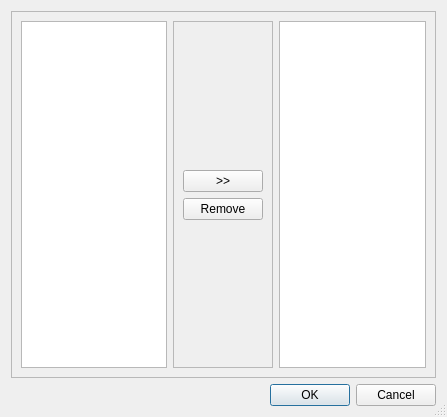
<?xml version="1.0" encoding="UTF-8"?>
<ui version="4.0">
 <class>DialogEditWatchlist</class>
 <widget class="QDialog" name="DialogEditWatchlist">
  <property name="geometry">
   <rect>
    <x>0</x>
    <y>0</y>
    <width>447</width>
    <height>417</height>
   </rect>
  </property>
  <property name="windowTitle">
   <string>Edit Watchlist</string>
  </property>
  <property name="sizeGripEnabled">
   <bool>true</bool>
  </property>
  <layout class="QVBoxLayout" name="verticalLayout_2">
   <item>
    <widget class="QFrame" name="frame_2">
     <property name="frameShape">
      <enum>QFrame::StyledPanel</enum>
     </property>
     <property name="frameShadow">
      <enum>QFrame::Raised</enum>
     </property>
     <layout class="QGridLayout" name="gridLayout">
      <item row="0" column="0">
       <widget class="QListWidget" name="listAll">
        <property name="selectionMode">
         <enum>QAbstractItemView::ExtendedSelection</enum>
        </property>
        <property name="sortingEnabled">
         <bool>true</bool>
        </property>
       </widget>
      </item>
      <item row="0" column="1">
       <widget class="QFrame" name="frame">
        <property name="frameShape">
         <enum>QFrame::StyledPanel</enum>
        </property>
        <property name="frameShadow">
         <enum>QFrame::Raised</enum>
        </property>
        <layout class="QVBoxLayout" name="verticalLayout">
         <item>
          <spacer name="verticalSpacer">
           <property name="orientation">
            <enum>Qt::Vertical</enum>
           </property>
           <property name="sizeHint" stdset="0">
            <size>
             <width>20</width>
             <height>40</height>
            </size>
           </property>
          </spacer>
         </item>
         <item>
          <widget class="QPushButton" name="btAdd">
           <property name="text">
            <string>&gt;&gt;</string>
           </property>
          </widget>
         </item>
         <item>
          <widget class="QPushButton" name="btRemove">
           <property name="text">
            <string>Remove</string>
           </property>
          </widget>
         </item>
         <item>
          <spacer name="verticalSpacer_2">
           <property name="orientation">
            <enum>Qt::Vertical</enum>
           </property>
           <property name="sizeHint" stdset="0">
            <size>
             <width>20</width>
             <height>40</height>
            </size>
           </property>
          </spacer>
         </item>
        </layout>
       </widget>
      </item>
      <item row="0" column="2">
       <widget class="QListWidget" name="listSelected">
        <property name="selectionMode">
         <enum>QAbstractItemView::ExtendedSelection</enum>
        </property>
        <property name="sortingEnabled">
         <bool>true</bool>
        </property>
       </widget>
      </item>
     </layout>
    </widget>
   </item>
   <item>
    <widget class="QDialogButtonBox" name="buttonBox">
     <property name="orientation">
      <enum>Qt::Horizontal</enum>
     </property>
     <property name="standardButtons">
      <set>QDialogButtonBox::Cancel|QDialogButtonBox::Ok</set>
     </property>
    </widget>
   </item>
  </layout>
 </widget>
 <resources/>
 <connections>
  <connection>
   <sender>buttonBox</sender>
   <signal>accepted()</signal>
   <receiver>DialogEditWatchlist</receiver>
   <slot>accept()</slot>
   <hints>
    <hint type="sourcelabel">
     <x>248</x>
     <y>254</y>
    </hint>
    <hint type="destinationlabel">
     <x>157</x>
     <y>274</y>
    </hint>
   </hints>
  </connection>
  <connection>
   <sender>buttonBox</sender>
   <signal>rejected()</signal>
   <receiver>DialogEditWatchlist</receiver>
   <slot>reject()</slot>
   <hints>
    <hint type="sourcelabel">
     <x>316</x>
     <y>260</y>
    </hint>
    <hint type="destinationlabel">
     <x>286</x>
     <y>274</y>
    </hint>
   </hints>
  </connection>
 </connections>
</ui>
